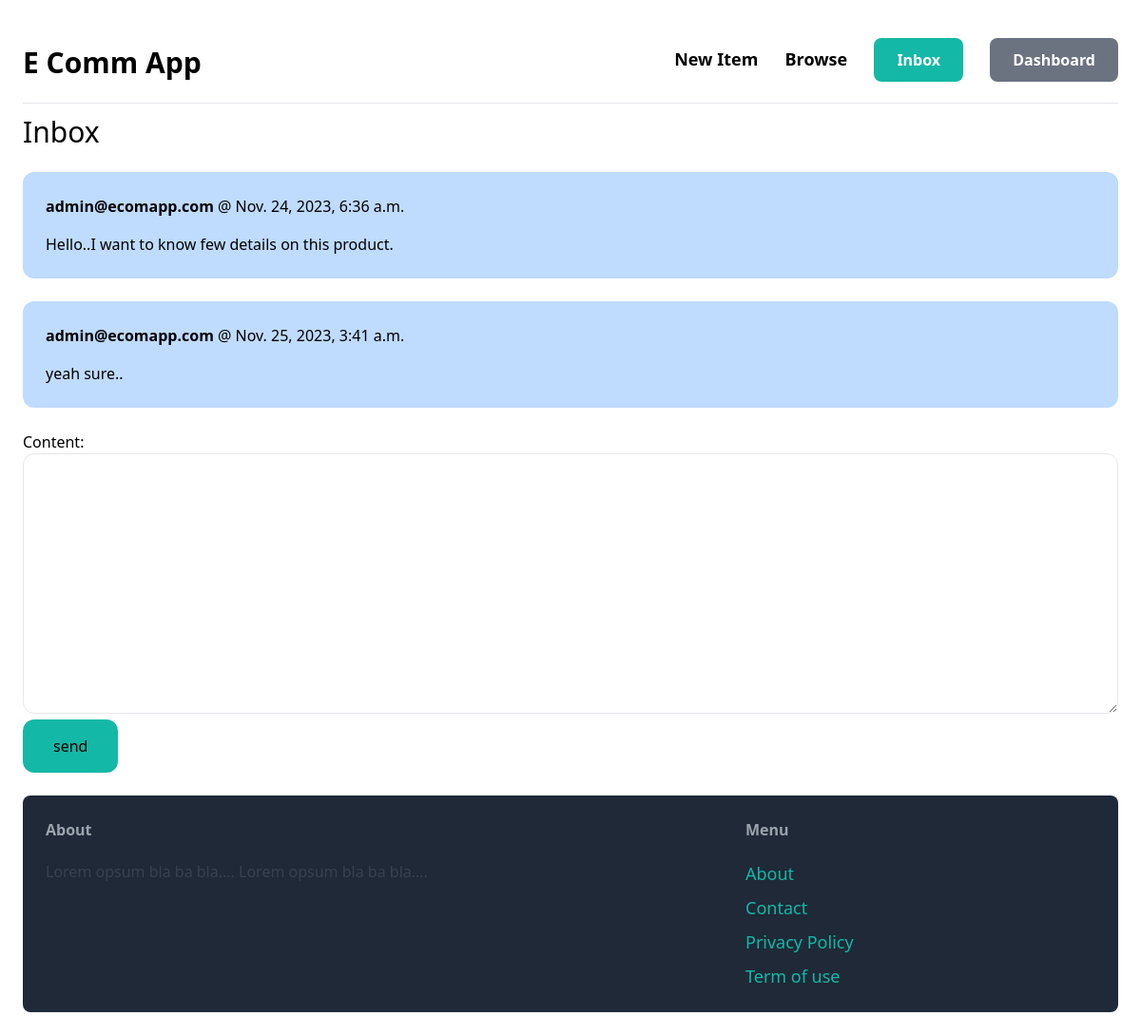
Screenshot of /coversation/1/ (signed in) with the database file from the repository.
### coversation/models.py (models this page shows)
class ConversationMessages(models.Model):
    conversation=models.ForeignKey(Conversation,related_name='message',on_delete=models.CASCADE)
    content=models.TextField()
    created_at=models.DateTimeField(auto_now_add=True)
    created_by=models.ForeignKey(User,related_name='messages',on_delete=models.CASCADE)

### coversation/views.py (the view)
# urls.py: path('<int:pk>/',views.detail,name='detail'),
@login_required
def detail(request,pk):
    conversation= Conversation.objects.filter(members__in=[request.user.id]).get(pk=pk)
    if request.method=='POST':
        form=ConversationMessageForm(request.POST)
        conversation_message=form.save(commit=False)
        conversation_message.conversation= conversation
        conversation_message.created_by=request.user
        conversation_message.save()
        return redirect('conversation:detail',pk=pk)
    else:
        form=ConversationMessageForm()
    return render(request,'conversation/detail.html',{'conversation':conversation,'form':form})

### coversation/forms.py
class ConversationMessageForm(forms.ModelForm):
    class Meta:
        model=ConversationMessages
        fields=('content',)
        widgets={
            'content':forms.Textarea(attrs={'class':'w-full px-6 py-4 rounded-xl border'})
        }

### coversation/templates/conversation/detail.html (shortened to what this page needs)
{% extends 'core/base.html'%}
{% block content%}
<h1 class='mb-6 mt-3 text-3xl'>Inbox</h1>
<div class='space-y-6 mb-6'>
    {% for message in conversation.message.all %}
    <div class='p-6 flex {% if message.created_by != request.user  %} bg-gray-100 {% else %}bg-blue-200 {% endif %} rounded-xl'>
    <div>
        <p class='mb-4'><strong>{{message.created_by.username}}</strong> @ {{message.created_at}}</p>
        <p>{{message.content}}</P>
        </div>
    </div>
{% endfor %}
</div>
<form method='POST' action='.'>
    {{ form.as_p}}
    <button class='py-4 px-8 text-md  mb-6 bg-teal-500 rounded-xl hover:bg-teal-700'>send</button>
</form>
{% endblock %}

### rows the page displays
ConversationMessages: created_by.username "admin@ecomapp.com", created_at "Nov. 24, 2023, 6:36 a.m.", content "Hello..I want to know few details on this product."
ConversationMessages: created_by.username "admin@ecomapp.com", created_at "Nov. 25, 2023, 3:41 a.m.", content "yeah sure.."
